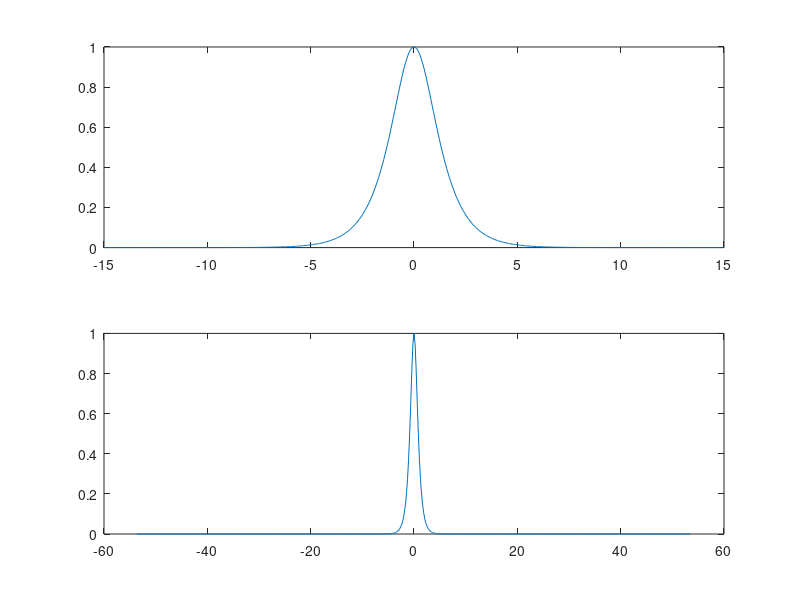

The MATLAB script that drew this image:
clear all; close all; clc;

T=30;
n=512;

t2 = linspace(-T/2, T/2, n+1); t = t2(1:n);
k = (2*pi/T)*[0:n/2-1 -n/2:-1]; % rescale from 2 pi and split into frequency components.
ks = fftshift(k);

u = sech(t);
ut = fft(u);

subplot(2,1,1), plot(t, u); % signal vs time
subplot(2,1,2), plot(ks, abs(fftshift(ut))/max(abs(fftshift(ut))));